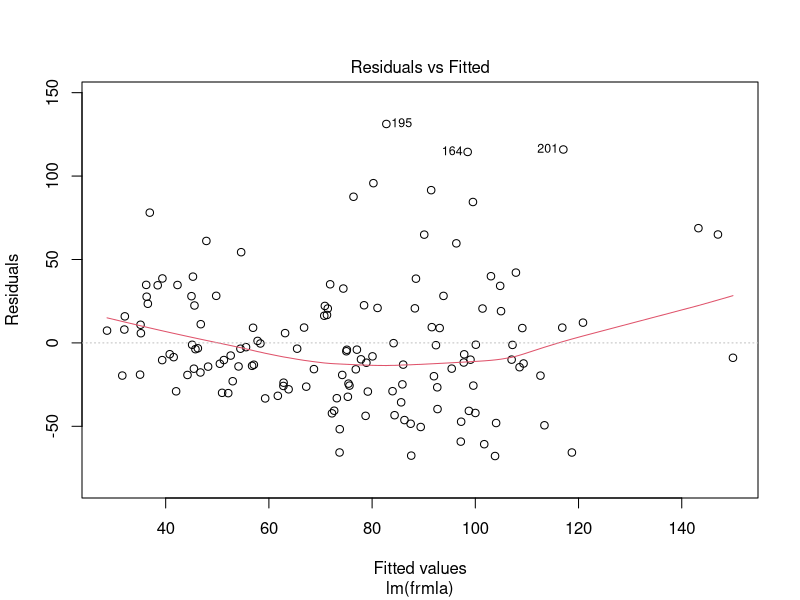
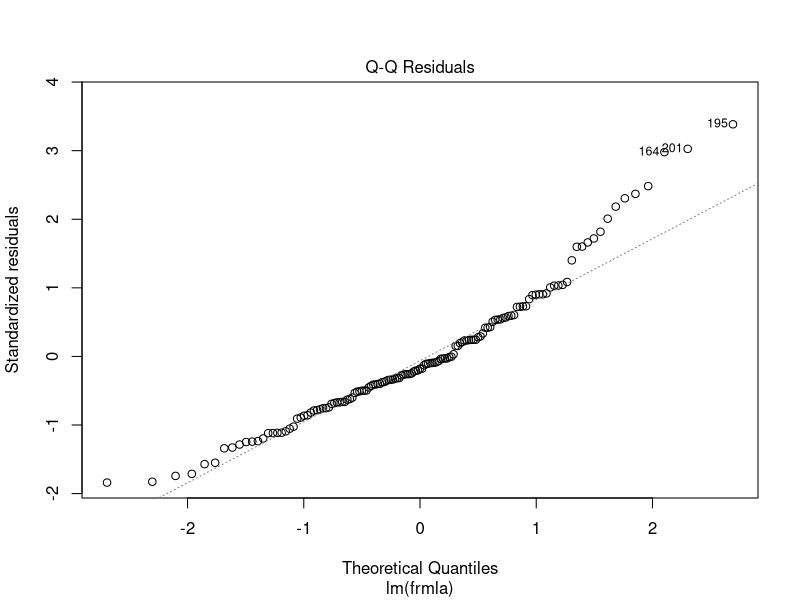
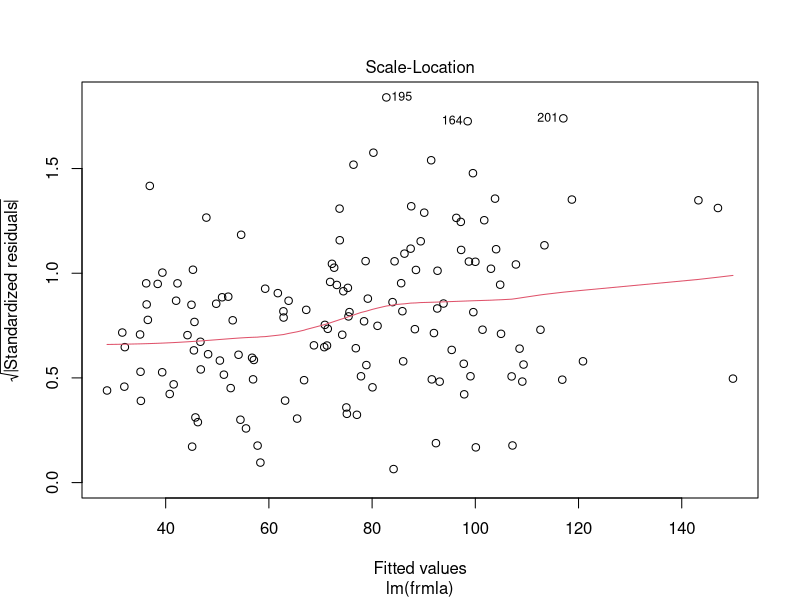
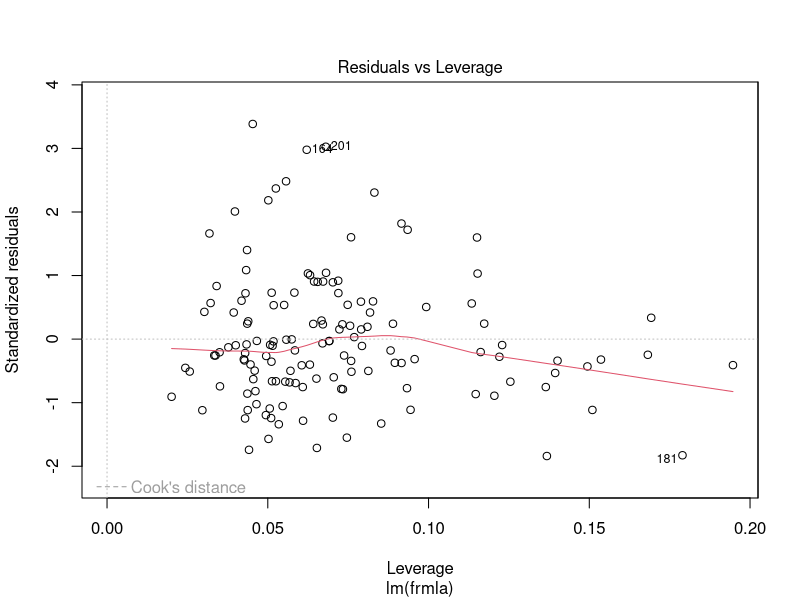

Write the R code that produced these figures, in order.
## ---- chunk 1
knitr::opts_chunk$set(echo = TRUE)
## ---- chunk 2
# read in the data:
athlete_data <- read.csv(
  file = "Sports Data CW 2021.csv", 
  header = TRUE
)

## ---- chunk 3
male_normality <- with(athlete_data, shapiro.test(x = Ferr[Sex == "male"]))
male_normality$p.value
## ---- chunk 4
female_normality <- with(athlete_data, shapiro.test(x = Ferr[Sex == "female"]))
female_normality$p.value

## ---- chunk 5
ferritin_diff <- wilcox.test(
  formula = Ferr ~ Sex, data = athlete_data, exact = FALSE
)

ferritin_diff

## ---- chunk 6
# training indices:
set.seed(91)
n1 <- sample(x = nrow(athlete_data), size = 141, replace = FALSE)

# training data:
training <- athlete_data[n1, ]

# testing data:
testing <- athlete_data[-n1, ]

## ---- chunk 7
# all column names:
colnms <- colnames(training)

# predictor variables:
predictors <- colnms[!colnms %in% c("Sport", "Ferr")]

# Equation:
frmla <- reformulate(predictors, response = "Ferr")
frmla

## ---- chunk 8
full_model <- lm(formula = frmla, data = training)
summary(full_model)

## ---- chunk 9
smaller_model <- lm(
  formula = Ferr ~ Sex + LBM + BMI, data = training
)
summary(smaller_model)

## ---- chunk 10
comparison <- anova(smaller_model, full_model)
comparison
## ---- chunk 11
plot(full_model, 1)
## ---- chunk 12
plot(full_model, 2)
## ---- chunk 13
shapiro.test(full_model$residuals)
## ---- chunk 14
plot(full_model, 3)
## ---- chunk 15
plot(full_model, 5)
